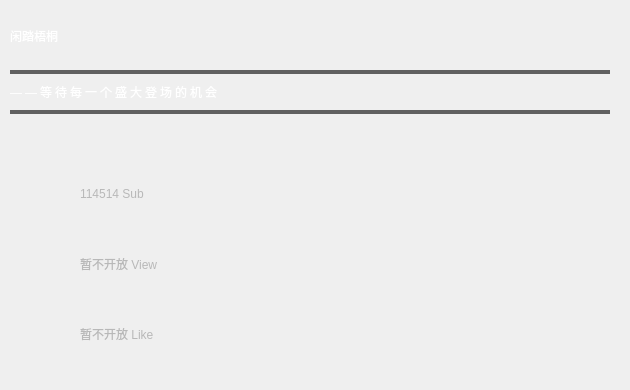
   <widget class="QWidget" name="page_hub_1">
    <widget class="QFrame" name="frame_2">
     <property name="geometry">
      <rect>
       <x>0</x>
       <y>138</y>
       <width>82</width>
       <height>231</height>
      </rect>
     </property>
     <property name="styleSheet">
      <string notr="true">border:none</string>
     </property>
     <property name="frameShape">
      <enum>QFrame::Shape::StyledPanel</enum>
     </property>
     <property name="frameShadow">
      <enum>QFrame::Shadow::Raised</enum>
     </property>
     <layout class="QVBoxLayout" name="verticalLayout">
      <item>
       <widget class="QPushButton" name="sub_ui">
        <property name="text">
         <string/>
        </property>
        <property name="icon">
         <iconset resource="../pic/res.qrc">
          <normaloff>:/icon/icon/sub.png</normaloff>:/icon/icon/sub.png</iconset>
        </property>
        <property name="iconSize">
         <size>
          <width>60</width>
          <height>60</height>
         </size>
        </property>
       </widget>
      </item>
      <item>
       <widget class="QPushButton" name="view_ui">
        <property name="text">
         <string/>
        </property>
        <property name="icon">
         <iconset resource="../pic/res.qrc">
          <normaloff>:/icon/icon/view.png</normaloff>:/icon/icon/view.png</iconset>
        </property>
        <property name="iconSize">
         <size>
          <width>60</width>
          <height>60</height>
         </size>
        </property>
       </widget>
      </item>
      <item>
       <widget class="QPushButton" name="like_ui">
        <property name="text">
         <string/>
        </property>
        <property name="icon">
         <iconset resource="../pic/res.qrc">
          <normaloff>:/icon/icon/like.png</normaloff>:/icon/icon/like.png</iconset>
        </property>
        <property name="iconSize">
         <size>
          <width>60</width>
          <height>60</height>
         </size>
        </property>
       </widget>
      </item>
     </layout>
    </widget>
    <widget class="QLabel" name="User_name">
     <property name="geometry">
      <rect>
       <x>10</x>
       <y>10</y>
       <width>511</width>
       <height>51</height>
      </rect>
     </property>
     <property name="styleSheet">
      <string notr="true">color: rgb(255, 255, 255);
font: 35pt &quot;猫啃什锦黑-轻量版&quot;;
</string>
     </property>
     <property name="text">
      <string>闲踏梧桐</string>
     </property>
    </widget>
    <widget class="QLabel" name="like_text">
     <property name="geometry">
      <rect>
       <x>80</x>
       <y>298</y>
       <width>261</width>
       <height>71</height>
      </rect>
     </property>
     <property name="styleSheet">
      <string notr="true">color: rgb(184, 184, 184);
font: 20pt &quot;猫啃什锦黑-轻量版&quot;;</string>
     </property>
     <property name="text">
      <string>暂不开放 Like</string>
     </property>
    </widget>
    <widget class="QLabel" name="view_text">
     <property name="geometry">
      <rect>
       <x>80</x>
       <y>228</y>
       <width>261</width>
       <height>71</height>
      </rect>
     </property>
     <property name="styleSheet">
      <string notr="true">color: rgb(184, 184, 184);
font: 20pt &quot;猫啃什锦黑-轻量版&quot;;</string>
     </property>
     <property name="text">
      <string>暂不开放 View</string>
     </property>
    </widget>
    <widget class="QLabel" name="sub_text">
     <property name="geometry">
      <rect>
       <x>80</x>
       <y>158</y>
       <width>261</width>
       <height>71</height>
      </rect>
     </property>
     <property name="styleSheet">
      <string notr="true">color: rgb(184, 184, 184);
font: 20pt &quot;猫啃什锦黑-轻量版&quot;;</string>
     </property>
     <property name="text">
      <string>114514 Sub</string>
     </property>
    </widget>
    <widget class="QLabel" name="proverbs">
     <property name="geometry">
      <rect>
       <x>10</x>
       <y>76</y>
       <width>601</width>
       <height>31</height>
      </rect>
     </property>
     <property name="styleSheet">
      <string notr="true">font: 15pt &quot;猫啃什锦黑-轻量版&quot;;
color: rgb(255, 255, 255);
letter-spacing: 3px;</string>
     </property>
     <property name="text">
      <string>——等待每一个盛大登场的机会</string>
     </property>
    </widget>
    <widget class="QLabel" name="line_2">
     <property name="geometry">
      <rect>
       <x>10</x>
       <y>110</y>
       <width>600</width>
       <height>4</height>
      </rect>
     </property>
     <property name="styleSheet">
      <string notr="true">background-color: rgb(96, 96, 96);</string>
     </property>
     <property name="text">
      <string/>
     </property>
    </widget>
    <widget class="QLabel" name="line">
     <property name="geometry">
      <rect>
       <x>10</x>
       <y>70</y>
       <width>600</width>
       <height>4</height>
      </rect>
     </property>
     <property name="styleSheet">
      <string notr="true">background-color: rgb(96, 96, 96);</string>
     </property>
     <property name="text">
      <string/>
     </property>
    </widget>
    <widget class="QPushButton" name="user_api_hub">
     <property name="geometry">
      <rect>
       <x>540</x>
       <y>320</y>
       <width>81</width>
       <height>61</height>
      </rect>
     </property>
     <property name="styleSheet">
      <string notr="true">QPushButton{
	border:none;
}
 QPushButton:hover {
        icon: url(:/icon/icon/user_api_hub_hover.png);
    }</string>
     </property>
     <property name="text">
      <string/>
     </property>
     <property name="icon">
      <iconset resource="../pic/res.qrc">
       <normaloff>:/icon/icon/user_api_hub.png</normaloff>:/icon/icon/user_api_hub.png</iconset>
     </property>
     <property name="iconSize">
      <size>
       <width>72</width>
       <height>72</height>
      </size>
     </property>
    </widget>
   </widget>
